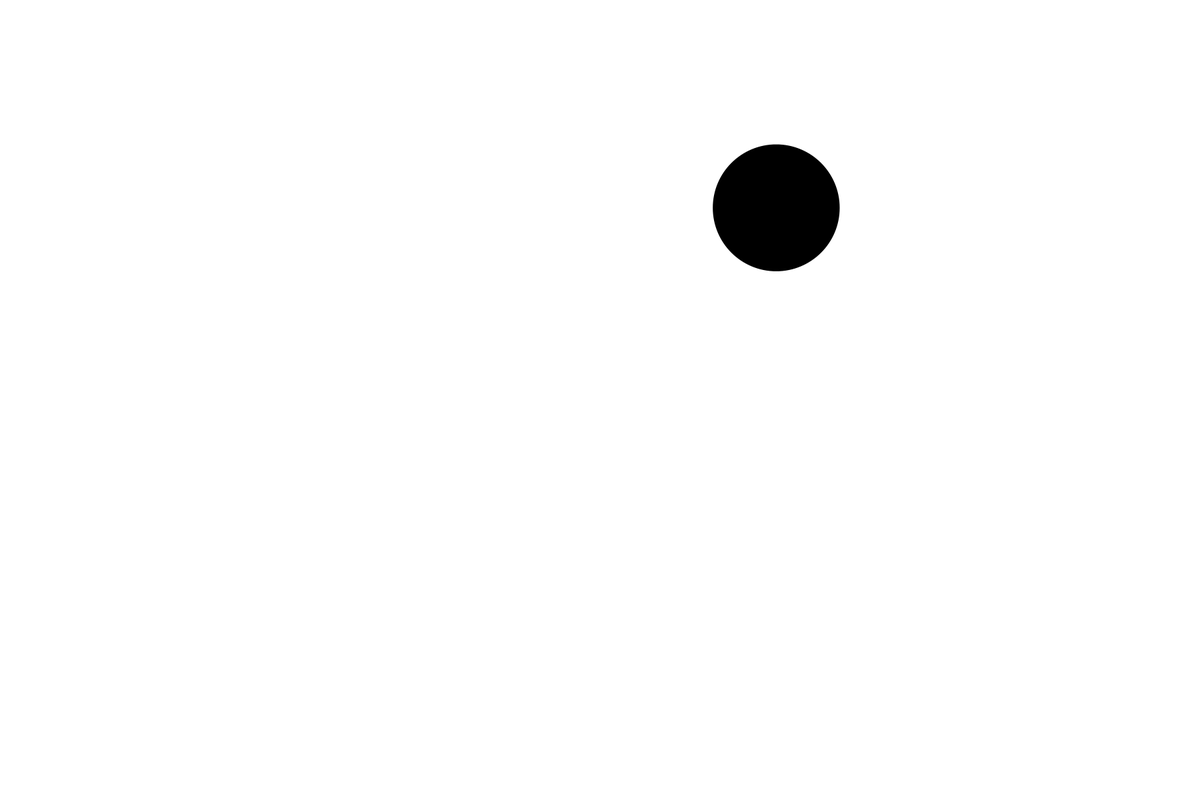
Frame 1 (no input)
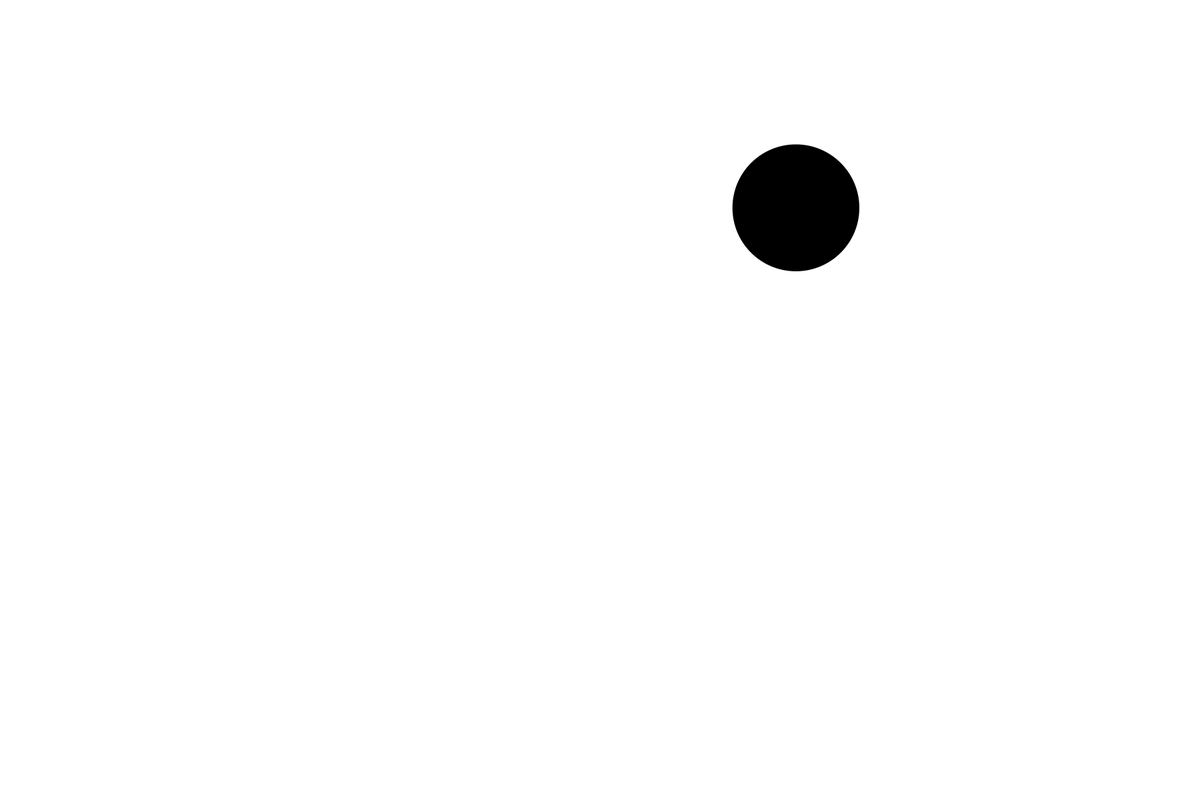
Frame 60 (the mouse pressed at the canvas centre just before this capture)
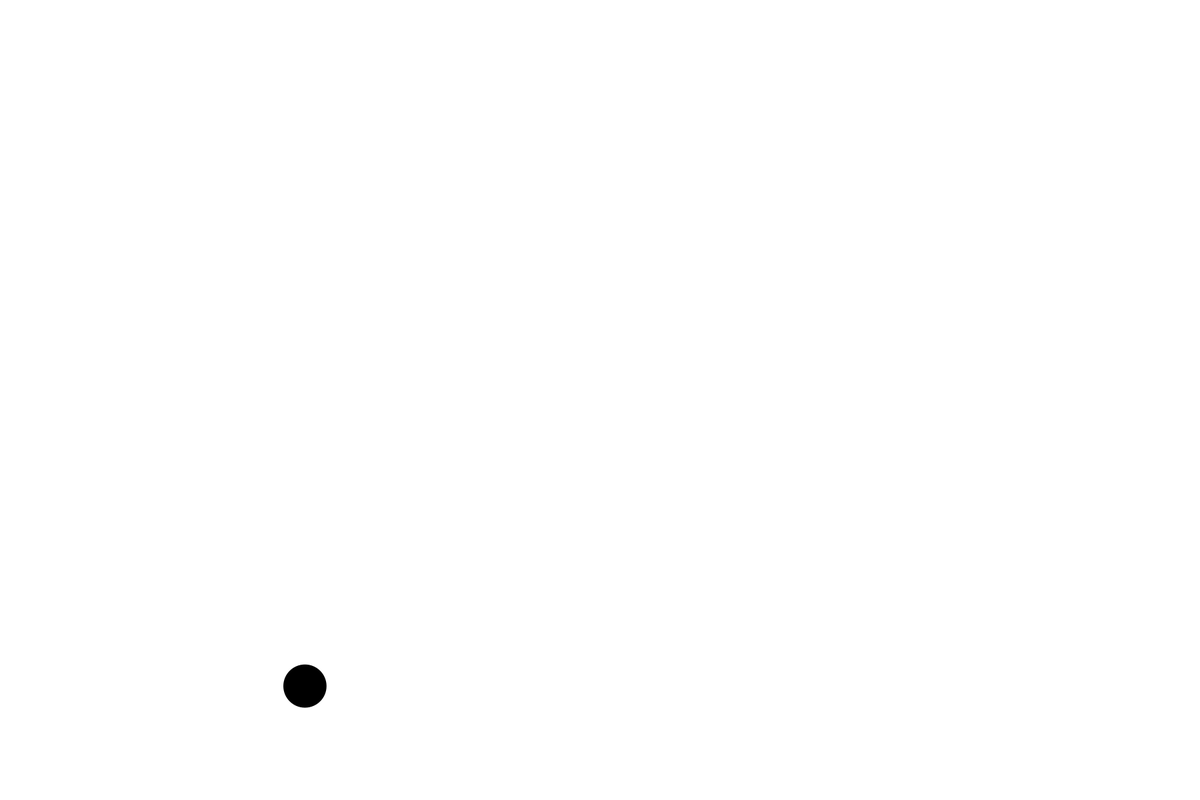
Frame 120 (the mouse held since frame 60 and released just before this capture)

The Processing sketch that drew these frames (run headless with seeded random() and noise(); from frame 60 on, the mouse is pressed at the canvas centre):

// Processing sketch: Ex_Packing_002
// ── Ex_Packing_002.pde
// when you want to create an instance of your class this is how you do it
// 1 - Declaration : You first declare a variable with your object type
Circle myCircle;

void setup(){
    size(1800,1200);
    ellipseMode(RADIUS);
    background(255);
    fill(0);
    noStroke();
    // 2 - Instantiation & Initialization : using the "new" keyword you create the object
    // the new keyword is always followed by a call to the constructor this call initializes the new object
    myCircle = new Circle();

}

void draw(){
    background(255);
    // 3 - now you can access class fields or methods
    // you access any thing in your object by writing the object name followed by "."
    myCircle.pos.x = myCircle.pos.x + 0.5;
    myCircle.display();
    println(myCircle.pos);
}

PVector pickRandomPos(){
    return new PVector(random(0,width),random(0,height));
}

// this is how you define a class
// good practice is to make the first letter capital
// in order to differntiate between variable names and class names
// the main different between doing what we did before in a function
// and doing it in a class is that with a class
class Circle{
    // You first start by declaring any instance variables you want the object to have
    // usually those are refered to as the state of your object or the fields of your class
    PVector pos;
    float radius;

    // you then define the constructor for the class, this is the "method" you will use
    // to create new instances/objects out of your class
    Circle(){
        pos = pickRandomPos();
        radius = random(1,100);
    }

    // then you include any number of methods you want your class to have
    // usually those are refered to as controlling the behavious of your object
    void display(){
        ellipse(pos.x,pos.y,radius,radius);
    }
}

void mousePressed(){
    // you can call the constructor with the "new" keyword again at any time
    // to Instantiate & Initialize your object as a new one
    myCircle = new Circle();
}
